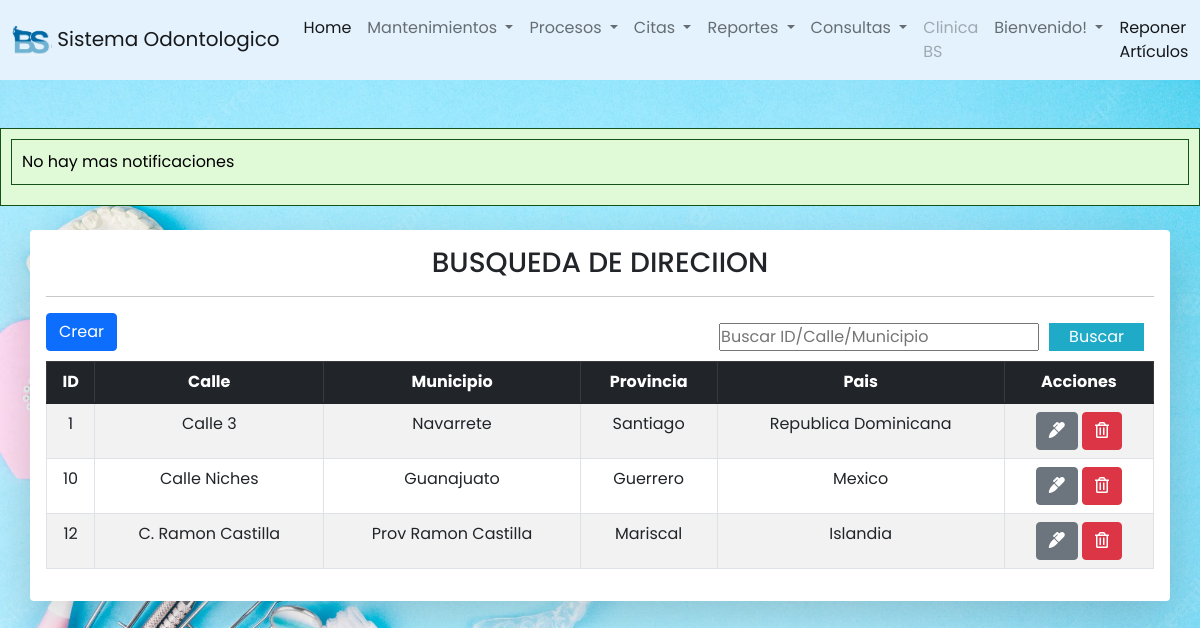
The page /odontologia/direccion/buscar_direccion.php?busqueda=1 on the database its author committed.
### tables this page shows
CREATE TABLE `direccion` (
  `id_dir` int(11) NOT NULL,
  `provincia` int(11) DEFAULT NULL,
  `calle` int(11) DEFAULT NULL,
  `status` int(11) DEFAULT NULL
);

CREATE TABLE `calles` (
  `id_calle` int(11) NOT NULL,
  `id_mun` int(11) DEFAULT NULL,
  `nom_calle` varchar(100) DEFAULT NULL
);

CREATE TABLE `municipio` (
  `id_mun` int(11) NOT NULL,
  `id_prov` int(11) DEFAULT NULL,
  `nom_mun` varchar(100) DEFAULT NULL
);

CREATE TABLE `provincia` (
  `id_prov` int(11) NOT NULL,
  `pais` int(11) DEFAULT NULL,
  `nom_prov` varchar(100) DEFAULT NULL
);

CREATE TABLE `pais` (
  `id_pais` int(11) NOT NULL,
  `nom_pais` varchar(100) DEFAULT NULL
);

### odontologia/direccion/buscar_direccion.php (the view, shortened to what this page needs)
<?php
include ("../conexion.php");
?>
<?php include("../includes/header.php")?>
<?php include("../includes/footer.php")?>
<head>
    <link rel="stylesheet" href="../CSS/styl.css">
</head>
<div class="container table-responsive container-sm mt-4 shadow-lg p-3 mb-5 bg-body rounded">
    <?php
        $busqueda = strtolower( $_REQUEST['busqueda']);
    ?>
<center><h3>BUSQUEDA DE DIRECIION</h3></center>
<hr class="divider">
<button id="crear" type="button" class="btn btn-primary" data-bs-toggle="modal" data-bs-target="#modaldireccion" >Crear</button>
        <form action="buscar_direccion.php" class="buscador" method="get" >
                <input type="text" name="busqueda" id="busqueda" placeholder="Buscar ID/Calle/Municipio">
                <input type="submit" value="Buscar" class="btn_search">
        </form>
        <table id="tabladirecciones" class="table aling-middle table-hover table-secundary mt-2 table-bordered table-striped">
        <thead class="table-dark">
                <tr class="text-center">
                    <th>ID</th>
                    <th>Calle</th>
                    <th>Municipio</th>
                    <th>Provincia</th>
                    <th>Pais</th>
                    <th>Acciones</th>
                </tr>
            </thead>
            <tbody class="text-center">
                    <?php
                        $query = "SELECT d.id_dir, c.nom_calle, m.nom_mun, p.nom_prov, pa.nom_pais FROM direccion AS d
                        INNER JOIN calles AS c  ON d.calle = c.id_calle INNER JOIN municipio AS m ON c.id_mun= m.id_mun
                        INNER JOIN provincia AS p ON d.provincia = p.id_prov INNER JOIN pais AS pa ON p.pais = pa.id_pais INNER JOIN
                        estados et ON d.status = et.id_status WHERE (
                          d.id_dir LIKE '%$busqueda%' OR
                          c.nom_calle LIKE '%$busqueda%' OR m.nom_mun LIKE '%$busqueda%'
                        ) AND id_status=1";
                        $result_task = mysqli_query($conexion, $query);
                        while($row = mysqli_fetch_array($result_task)){?>
                            <tr>
                                <td><?php echo $row['id_dir'] ?></td>
                                <td><?php echo $row['nom_calle'] ?></td>
                                <td><?php echo $row['nom_mun'] ?></td>
                                <td><?php echo $row['nom_prov'] ?></td>
                                <td><?php echo $row['nom_pais'] ?></td>
                                <td>
                                    <a href="editardir.php?id=<?php echo $row['id_dir']?>" class="btn btn-secondary">
                                       <i class="fas fa-marker"></i>
                                    </a>
                                    <a href="eliminardir.php?id=<?php echo $row['id_dir']?>" class="btn btn-danger">
                                       <i class="far fa-trash-alt"></i>
                                    </a>
                                </td>
                            </tr>
                        <?php }?>
            </tbody>
        </table>
    </div>

### odontologia/CSS/styl.css (style rules this page uses)
* { margin: 0; padding: 0; user-select: none; box-sizing: border-box; font-family: 'Poppins', sans-serif; }
body { margin: 0; background-image: url('fondo\ menu.webp'); background-size: cover; background-attachment: fixed; }

### odontologia/includes/ejecutar_procedimiento.php (style rules this page uses)
body { background-color: #f0f0f0; font-family: Arial, sans-serif; color: #333; margin: 0; padding: 0; }

### odontologia/direccion/buscar_direccion.php (style rules this page uses)
body { background-color: #f7f6f6; }
table thead { background-color: #0a4f70; color: white; }
.buscador { display: -webkit-flex; display: -moz-flex; display: -ms-flex; display: -o-flex; display: flex; float: right; background: initial; padding: 10px; border-radius: 10px; }
.buscador .btn_search { background: #1faac8 ; color: #fff; padding: 0 20px; border: 0; cursor: pointer; margin-left: 10px; }

### rows shown on the page
direccion: id_dir "1", calle.nom_calle "Calle 3", municipio.nom_mun "Navarrete", provincia.nom_prov "Santiago", pais.nom_pais "Republica Dominicana"
direccion: id_dir "10", calle.nom_calle "Calle Niches", municipio.nom_mun "Guanajuato", provincia.nom_prov "Guerrero", pais.nom_pais "Mexico"
direccion: id_dir "12", calle.nom_calle "C. Ramon Castilla", municipio.nom_mun "Prov Ramon Castilla", provincia.nom_prov "Mariscal", pais.nom_pais "Islandia"
